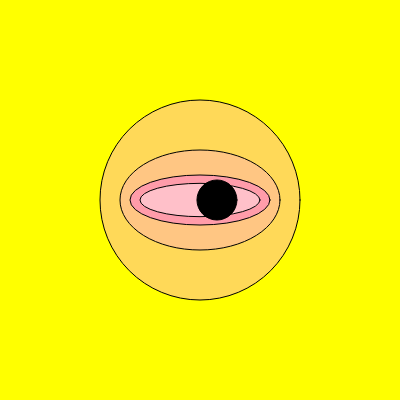
Frame 1 (no input)
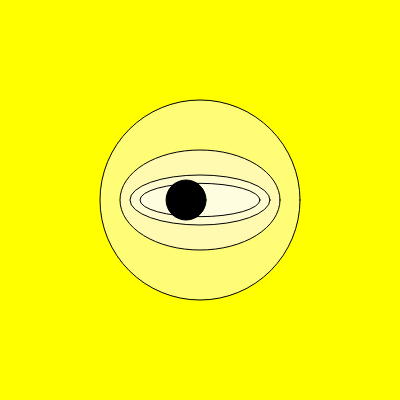
Frame 60 (no input)
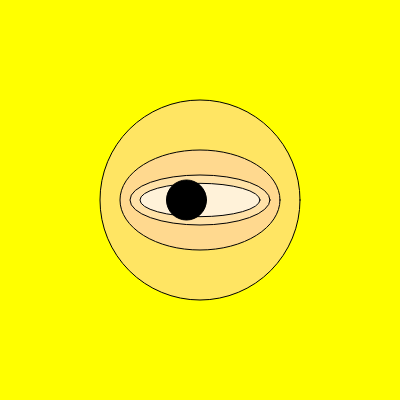
Frame 120 (the mouse pressed at the canvas centre since frame 60)

The p5.js sketch that drew these frames (run headless with seeded random() and noise() and a simulated clock; from frame 60 on, the mouse is pressed at the canvas centre):

// p5.js sketch
// ── sketch.js
//https://github.com/stavrosdidakis/DAT-GAD-405_2017
//https://p5js.org

//DAT405 / GAD405
//00_Template
//The purpose of this sketch is to provide a basic template
//for P5.js projects
var start = 0;
var positionY;
var positionX;
var scale;
var xOff=0.0;
var xIncrement=0.01;

//Initialization function
function setup() {
  //Print a message to the console - to view using Chrome:
  //View > Developer > Developer Tools > Console
  console.log("Initialization: OK")
  createCanvas(400,400);
}

//Rendering function
function draw() {
  //Centers circles in middle of screen.
  positionY = height/2;
  positionX = width/2;
  //Sets size of the circles.
  scale = 200;
  background(255, 255, 0);

  customShape();

  //Maps noise values to circle width parameter, circle's X position moves
  //with this value.
    var x = map(noise(xOff),0,1,positionX-50,positionX+50);
    ellipse(x,positionY,40,40);
    xOff+=xIncrement;
}

function customShape() {
  fill(255,random(255),random(150,255), random(75,150));
  ellipse(positionX, positionY, scale, scale);
  ellipse(positionX, positionY, scale-40, scale/2); // Dividing keeps the scale
  fill(255,random(255),random(150,255), random(75,150));
  ellipse(positionX, positionY, scale-60, scale/4);
  fill(255,255,255, random(75,150));
  ellipse(positionX, positionY, scale-80, scale/6); // White of the eye
  fill('#000000');

}
